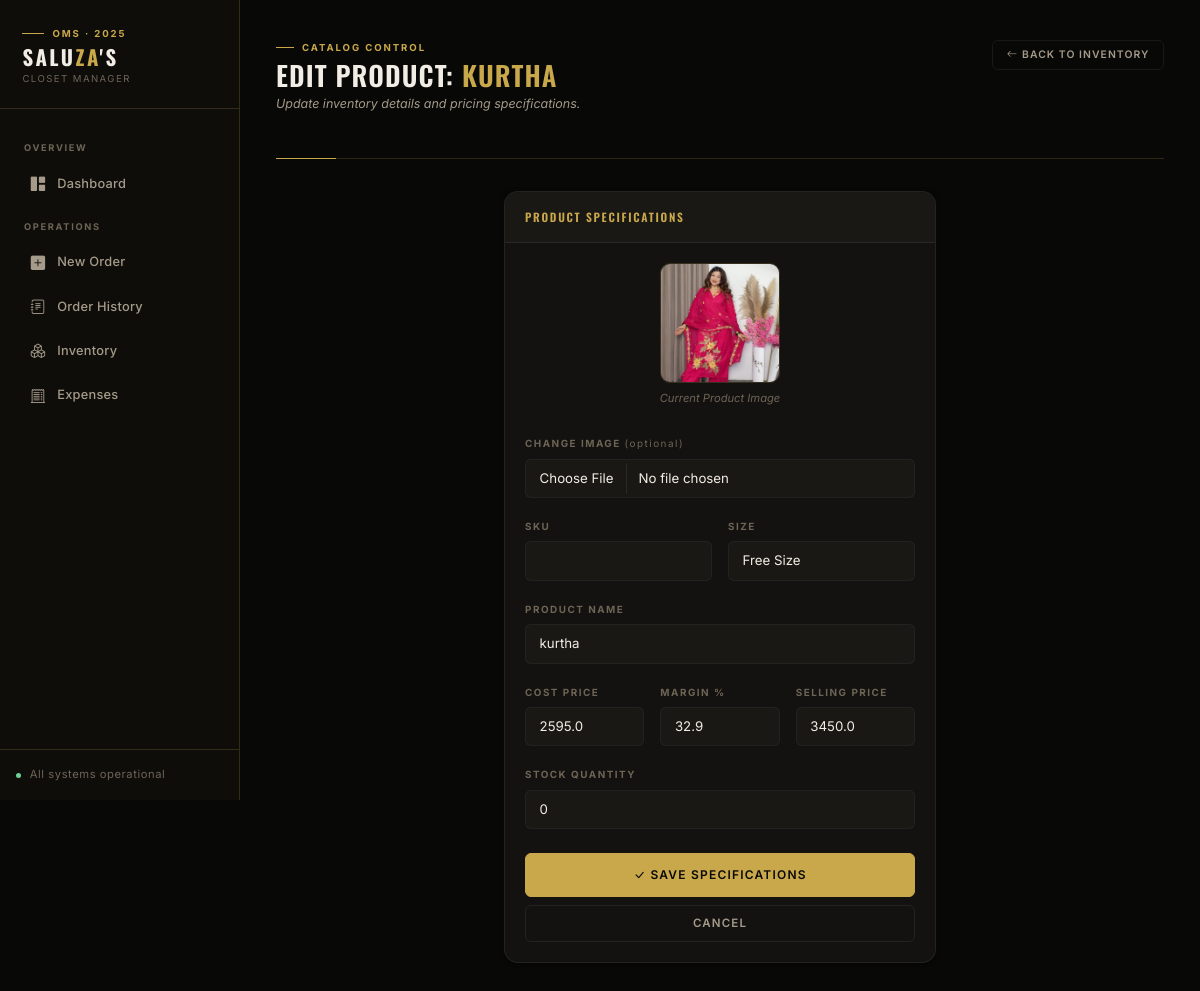
The app's page /edit_product/296 with its own data.
### app.py (models this page shows)
class Product(db.Model):
    id = db.Column(db.Integer, primary_key=True)
    sku = db.Column(db.String(50), unique=True, nullable=True)
    name = db.Column(db.String(100), nullable=False)
    size = db.Column(db.String(10), nullable=False)
    cost_price = db.Column(db.Float, default=0.0)
    price = db.Column(db.Float, nullable=False)
    stock = db.Column(db.Integer, default=0)
    image = db.Column(db.String(100), nullable=True)

### app.py (the view, shortened to what this page needs)
@app.route('/edit_product/<int:id>', methods=['GET', 'POST'])
def edit_product(id):
    product = Product.query.get_or_404(id)
    return render_template('edit_product.html', p=product)

### templates/edit_product.html (shortened to what this page needs)
{% extends "layout.html" %}
{% block content %}
<div class="page-header">
    <div>
        <div class="page-header-eyebrow">
            <div class="page-header-eyebrow-line"></div>
            <span class="page-header-eyebrow-text">Catalog Control</span>
        </div>
        <h1>Edit Product: <span class="gold">{{ p.name }}</span></h1>
        <p class="page-header-sub">Update inventory details and pricing specifications.</p>
    </div>
    <a href="/inventory" class="btn btn-outline-secondary btn-sm">
        <i class="bi bi-arrow-left me-1"></i>Back to Inventory
    </a>
</div>
<div class="row justify-content-center">
    <div class="col-md-7 col-lg-6">
        <div class="card">
            <div class="card-header">Product Specifications</div>
            <div class="card-body">
                <form method="POST" enctype="multipart/form-data">
                    {% if p.image %}
                    <div class="text-center mb-4">
                        <img src="{{ url_for('static', filename='uploads/' + p.image) }}"
                             style="width: 120px; height: 120px; object-fit: cover; border-radius: var(--r-md); border: 1px solid var(--line);">
                        <div style="font-size: 0.7rem; color: var(--text-tertiary); margin-top: 0.4rem; font-style: italic;">Current Product Image</div>
                    </div>
                    {% endif %}
                    <div class="mb-3">
                        <label class="form-label">Change Image <span style="text-transform: none; font-weight: 400; color: var(--text-tertiary);">(optional)</span></label>
                        <input type="file" name="image" class="form-control" accept="image/*">
                    </div>
                    <div class="row mb-3 g-3">
                        <div class="col">
                            <label class="form-label">SKU</label>
                            <input type="text" name="sku" class="form-control" value="{{ p.sku if p.sku else '' }}">
                        </div>
                        <div class="col">
                            <label class="form-label">Size</label>
                            <input type="text" name="size" class="form-control" value="{{ p.size }}" required>
                        </div>
                    </div>
                    <div class="mb-3">
                        <label class="form-label">Product Name</label>
                        <input type="text" name="name" class="form-control" value="{{ p.name }}" required>
                    </div>
                    <div class="row mb-3 g-3">
                        <div class="col-4">
                            <label class="form-label">Cost Price</label>
                            <input type="number" name="cost_price" id="costPriceInput" class="form-control" step="0.01" value="{{ p.cost_price }}" required>
                        </div>
                        <div class="col-4">
                            <label class="form-label">Margin %</label>
                            <input type="number" id="profitMarginInput" class="form-control" placeholder="%" step="0.1">
                        </div>
                        <div class="col-4">
                            <label class="form-label">Selling Price</label>
                            <input type="number" name="price" id="sellingPriceInput" class="form-control" step="0.01" value="{{ p.price }}" required>
                        </div>
                    </div>
                    <div class="mb-4">
                        <label class="form-label">Stock Quantity</label>
                        <input type="number" name="stock" class="form-control" value="{{ p.stock }}" required>
                    </div>
                    <div class="d-grid gap-2">
                        <button type="submit" class="btn btn-primary btn-lg">
                            <i class="bi bi-check-lg me-1"></i>Save Specifications
                        </button>
                        <a href="/inventory" class="btn btn-outline-secondary">Cancel</a>
                    </div>
                </form>
            </div>
        </div>
    </div>
</div>
{% endblock %}

### records on screen
Product: name "KURTHA", image (picture), size "Free Size", name "kurtha", cost_price "2595.0", price "3450.0", stock "0"
